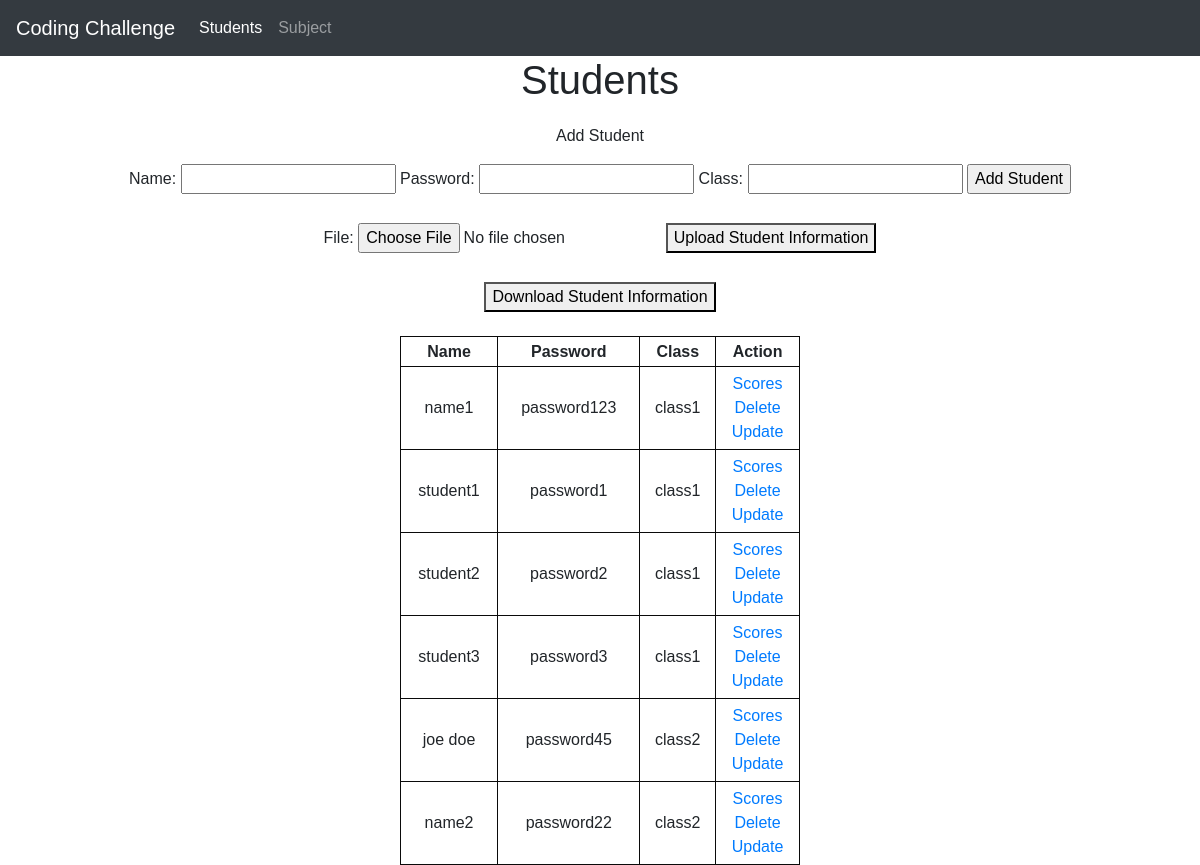
The page / on the database its author committed.
### app.py (models this page shows, shortened)
class Student(db.Model):
    name = db.Column(db.String(100), primary_key=True, unique=True)
    password = db.Column(db.String(70), nullable=False)
    className = db.Column(db.String(100), nullable=False)
    scores = db.relationship("Score", backref = "student")

### app.py (the view)
@app.route('/', methods=['POST', 'GET'])
def index():
    if request.method == 'POST':
        studentName = request.form['name']
        studentPassword = request.form['password']
        studentClassName = request.form['className']
        new_student = Student(name = studentName, password = studentPassword, className = studentClassName)
        try:
            db.session.add(new_student)
            db.session.commit()
            return redirect('/')
        except:
            return render_template('error.html', error='An issue occured. There might be existing student with the same name')
    else:
        students = Student.query.order_by(Student.className).all()
        return render_template('index.html', students=students)

### templates/index.html (shortened to what this page needs)
{% extends 'base.html' %}  {% block body %}
<h1 style="text-align: center">Students</h1>
<div class="form" style="text-align: center">
  <p>Add Student</p>
  <form action="/" method="POST">
    <label for="name">Name:</label>
    <input type="text" name="name" id="name" required="true" />
    <label for="password">Password:</label>
    <input type="text" name="password" id="password" required="true" />
    <label for="className">Class:</label>
    <input type="text" name="className" id="className" required="true"/>
    <input type="submit" value="Add Student" />
  </form>
</div>
<br />
<div>
  <form action="/uploadStudent" method="POST" enctype="multipart/form-data">
    <label for="file">File:</label>
    <input type="file" id="file" name="file">
    <button>Upload Student Information</button>
  </form>
</div>
<br />
<div>
  <form action="/downloadStudents">
    <button>Download Student Information</button>
  </form>
</div>
  <br />
  <div class="content">
    {%if students|length<1%}
    <h3>No Students found. Add a Student.</h3>
    {%else%}
    <table>
      <tr>
        <th>Name</th>
        <th>Password</th>
        <th>Class</th>
        <th>Action</th>
      </tr>
      {% for student in students %}
      <tr>
        <td>{{ student.name }}</td>
        <td>{{ student.password }}</td>
        <td>{{ student.className }}</td>
        <td>
          <a href="/scores/{{student.name}}">Scores</a>
          <br />
          <a href="/deleteStudent/{{student.name}}">Delete</a>
          <br />
          <a href="/updateStudent/{{student.name}}">Update</a>
        </td>
      </tr>
      {%endfor%}
    </table>
    {%endif%} {% endblock %}

### templates/base.html (shortened to what this page needs)
<!DOCTYPE html>
<html lang="en"?
<head>
    <link rel="stylesheet" href="../static/main.css">
</head>
<body>
</head>
<body>
  <nav class="navbar navbar-expand-md navbar-dark bg-dark">
    <a class="navbar-brand" href="#">Coding Challenge</a>
    <div class="collapse navbar-collapse" id="navbarNav">
      <ul class="navbar-nav mr-auto">
        <li class="nav-item active">
          <a class="nav-link" href={{url_for('index')}}
            >Students <span class="sr-only">(current)</span></a
          >
        </li>
        <li class="nav-item">
          <a class="nav-link" href={{url_for('subject')}}>Subject</a>
        </li>
      </ul>
    </div>
  </nav>
    {% block body %}{% endblock %}
</body>
</html>

### static/main.css (style rules this page uses)
body, html { margin: 0; font-family: sans-serif; text-align: center; }
.content { margin: 0 auto; width: 400px; text-align: center; }
table, td, th { border: 1px solid rgb(10, 10, 10); text-align: center; }
table { border-collapse: collapse; width: 100%; }
th { height: 30px; }
td { text-align: center; padding: 5px; }
.form { margin-top: 20px; }

### rows shown on the page
Student: name "name1", password "password123", className "class1"
Student: name "student1", password "password1", className "class1"
Student: name "student2", password "password2", className "class1"
Student: name "student3", password "password3", className "class1"
Student: name "joe doe", password "password45", className "class2"
Student: name "name2", password "password22", className "class2"
